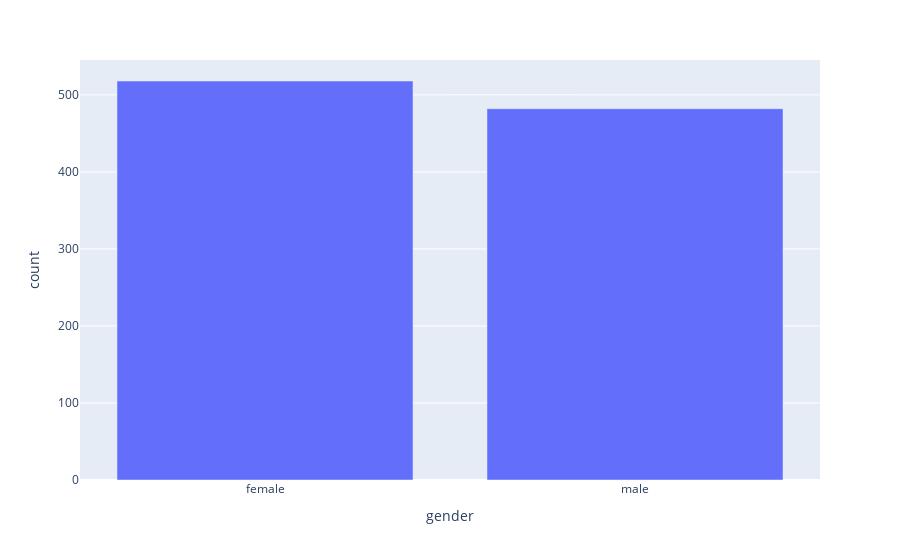

The code cell stored with this chart in its notebook:
### Code cell
fig = px.bar(gender,x = 'gender',y = 'count')
fig.show()

### Figure 1 — Plotly figure (JSON) as saved in the notebook; plotly's stock layout.template omitted (floating-point values rounded to 4 significant figures)
{"data": [{"alignmentgroup": "True", "hoverlabel": {"namelength": 0}, "hovertemplate": "gender=%{x}<br>count=%{y}", "legendgroup": "", "marker": {"color": "#636efa"}, "name": "", "offsetgroup": "", "orientation": "v", "showlegend": false, "textposition": "auto", "type": "bar", "x": ["female", "male"], "xaxis": "x", "y": [518, 482], "yaxis": "y"}], "layout": {"barmode": "relative", "legend": {"tracegroupgap": 0}, "margin": {"t": 60}, "xaxis": {"anchor": "y", "domain": [0, 1], "title": {"text": "gender"}}, "yaxis": {"anchor": "x", "domain": [0, 1], "title": {"text": "count"}}}}
